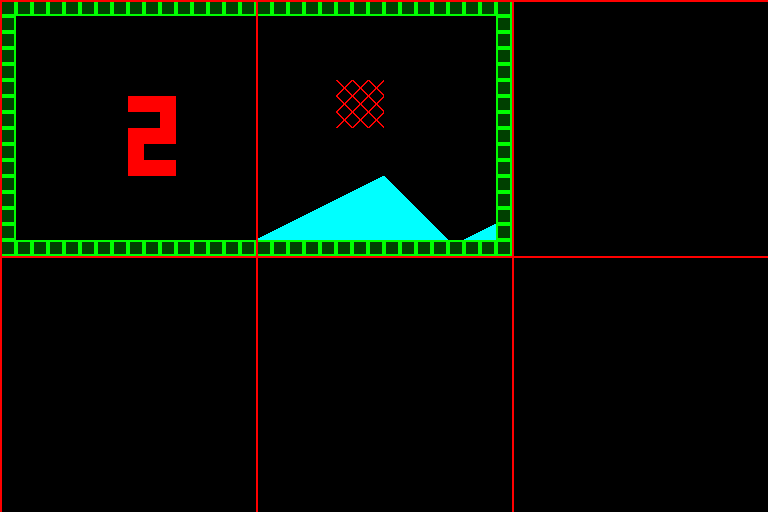

This game map was drawn from its Tiled (.tmx) file and the tilesets committed beside it. A one-line description and the trimmed map source follow:
An orthogonal 48x32 tile map with 16x16 px tiles, 3 tile layers (Base, Detail, Screen Grid), 2 tilesets.

<map version="1.0" orientation="orthogonal" renderorder="right-down" width="48" height="32" tilewidth="16" tileheight="16" nextobjectid="1">
 <tileset firstgid="1" source="tiles/tileset.tsx" />
 <tileset firstgid="257" source="tiles/screen-grid.tsx" />
 <layer name="Base" width="48" height="32">
  <data>[1536 cells, 1536 non-empty, 8 distinct tile ids]</data>
 </layer>
 <layer name="Detail" width="48" height="32">
  <data>[1536 cells, 0 non-empty, 0 distinct tile ids]</data>
 </layer>
 <layer name="Screen Grid" width="48" height="32">
  <properties>
   <property name="IgnoreAttributes" value="true" />
   <property name="IgnoreGraphics" value="true" />
  </properties>
  <data>[1536 cells, 6 non-empty, 1 distinct tile ids]</data>
 </layer>
</map>
